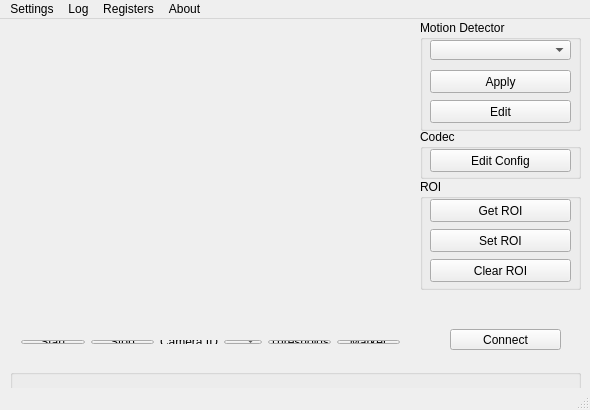
<?xml version="1.0" encoding="UTF-8"?>
<ui version="4.0">
 <class>MainWindow</class>
 <widget class="QMainWindow" name="MainWindow">
  <property name="geometry">
   <rect>
    <x>0</x>
    <y>0</y>
    <width>590</width>
    <height>410</height>
   </rect>
  </property>
  <property name="sizePolicy">
   <sizepolicy hsizetype="Fixed" vsizetype="Fixed">
    <horstretch>0</horstretch>
    <verstretch>0</verstretch>
   </sizepolicy>
  </property>
  <property name="minimumSize">
   <size>
    <width>590</width>
    <height>410</height>
   </size>
  </property>
  <property name="maximumSize">
   <size>
    <width>590</width>
    <height>410</height>
   </size>
  </property>
  <property name="windowTitle">
   <string>Configurer</string>
  </property>
  <property name="windowIcon">
   <iconset>
    <normaloff>../../../tmp/icons/Солдатик-пограничник.jpg</normaloff>../../../tmp/icons/Солдатик-пограничник.jpg</iconset>
  </property>
  <widget class="QWidget" name="centralWidget">
   <property name="sizePolicy">
    <sizepolicy hsizetype="Preferred" vsizetype="Preferred">
     <horstretch>0</horstretch>
     <verstretch>0</verstretch>
    </sizepolicy>
   </property>
   <widget class="QDSWidget" name="DSWidget" native="true">
    <property name="geometry">
     <rect>
      <x>50</x>
      <y>30</y>
      <width>320</width>
      <height>256</height>
     </rect>
    </property>
    <property name="mouseTracking">
     <bool>true</bool>
    </property>
    <widget class="QGroupBox" name="groupBox_4">
     <property name="geometry">
      <rect>
       <x>0</x>
       <y>330</y>
       <width>381</width>
       <height>31</height>
      </rect>
     </property>
     <property name="title">
      <string/>
     </property>
    </widget>
   </widget>
   <widget class="QGroupBox" name="groupBox">
    <property name="geometry">
     <rect>
      <x>420</x>
      <y>1</y>
      <width>161</width>
      <height>111</height>
     </rect>
    </property>
    <property name="title">
     <string>Motion Detector</string>
    </property>
    <widget class="QComboBox" name="DetectorPresetsList">
     <property name="geometry">
      <rect>
       <x>10</x>
       <y>20</y>
       <width>141</width>
       <height>20</height>
      </rect>
     </property>
    </widget>
    <widget class="QPushButton" name="EditDetectorSettings">
     <property name="geometry">
      <rect>
       <x>10</x>
       <y>80</y>
       <width>141</width>
       <height>23</height>
      </rect>
     </property>
     <property name="text">
      <string>Edit</string>
     </property>
    </widget>
    <widget class="QPushButton" name="ApplyDetectorSettings">
     <property name="geometry">
      <rect>
       <x>10</x>
       <y>50</y>
       <width>141</width>
       <height>23</height>
      </rect>
     </property>
     <property name="text">
      <string>Apply</string>
     </property>
    </widget>
   </widget>
   <widget class="QGroupBox" name="groupBox_2">
    <property name="geometry">
     <rect>
      <x>420</x>
      <y>110</y>
      <width>161</width>
      <height>50</height>
     </rect>
    </property>
    <property name="sizePolicy">
     <sizepolicy hsizetype="Preferred" vsizetype="Preferred">
      <horstretch>0</horstretch>
      <verstretch>0</verstretch>
     </sizepolicy>
    </property>
    <property name="title">
     <string>Codec</string>
    </property>
    <widget class="QPushButton" name="editCfg">
     <property name="geometry">
      <rect>
       <x>10</x>
       <y>20</y>
       <width>141</width>
       <height>23</height>
      </rect>
     </property>
     <property name="text">
      <string>Edit Config</string>
     </property>
    </widget>
   </widget>
   <widget class="QGroupBox" name="groupBox_3">
    <property name="enabled">
     <bool>true</bool>
    </property>
    <property name="geometry">
     <rect>
      <x>420</x>
      <y>160</y>
      <width>161</width>
      <height>111</height>
     </rect>
    </property>
    <property name="title">
     <string>ROI</string>
    </property>
    <widget class="QPushButton" name="downloadROI">
     <property name="geometry">
      <rect>
       <x>10</x>
       <y>20</y>
       <width>141</width>
       <height>23</height>
      </rect>
     </property>
     <property name="sizePolicy">
      <sizepolicy hsizetype="Minimum" vsizetype="Fixed">
       <horstretch>0</horstretch>
       <verstretch>0</verstretch>
      </sizepolicy>
     </property>
     <property name="text">
      <string>Get ROI</string>
     </property>
    </widget>
    <widget class="QPushButton" name="uploadROI">
     <property name="geometry">
      <rect>
       <x>10</x>
       <y>50</y>
       <width>141</width>
       <height>23</height>
      </rect>
     </property>
     <property name="sizePolicy">
      <sizepolicy hsizetype="Minimum" vsizetype="Fixed">
       <horstretch>0</horstretch>
       <verstretch>0</verstretch>
      </sizepolicy>
     </property>
     <property name="text">
      <string>Set ROI</string>
     </property>
    </widget>
    <widget class="QPushButton" name="clearROI">
     <property name="geometry">
      <rect>
       <x>10</x>
       <y>80</y>
       <width>141</width>
       <height>23</height>
      </rect>
     </property>
     <property name="text">
      <string>Clear ROI</string>
     </property>
    </widget>
   </widget>
   <widget class="QWidget" name="layoutWidget">
    <property name="geometry">
     <rect>
      <x>10</x>
      <y>310</y>
      <width>401</width>
      <height>26</height>
     </rect>
    </property>
    <layout class="QHBoxLayout" name="horizontalLayout">
     <item>
      <widget class="QPushButton" name="StartVideo">
       <property name="sizePolicy">
        <sizepolicy hsizetype="Minimum" vsizetype="Fixed">
         <horstretch>0</horstretch>
         <verstretch>0</verstretch>
        </sizepolicy>
       </property>
       <property name="maximumSize">
        <size>
         <width>68</width>
         <height>16777215</height>
        </size>
       </property>
       <property name="text">
        <string>Start</string>
       </property>
       <property name="checkable">
        <bool>true</bool>
       </property>
      </widget>
     </item>
     <item>
      <widget class="QPushButton" name="StopVideo">
       <property name="sizePolicy">
        <sizepolicy hsizetype="Minimum" vsizetype="Fixed">
         <horstretch>0</horstretch>
         <verstretch>0</verstretch>
        </sizepolicy>
       </property>
       <property name="maximumSize">
        <size>
         <width>68</width>
         <height>16777215</height>
        </size>
       </property>
       <property name="text">
        <string>Stop</string>
       </property>
       <property name="checkable">
        <bool>true</bool>
       </property>
      </widget>
     </item>
     <item>
      <spacer name="horizontalSpacer">
       <property name="orientation">
        <enum>Qt::Horizontal</enum>
       </property>
       <property name="sizeHint" stdset="0">
        <size>
         <width>31</width>
         <height>24</height>
        </size>
       </property>
      </spacer>
     </item>
     <item>
      <widget class="QLabel" name="label">
       <property name="text">
        <string>Camera ID</string>
       </property>
      </widget>
     </item>
     <item>
      <widget class="QComboBox" name="CameraID">
       <property name="maximumSize">
        <size>
         <width>40</width>
         <height>16777215</height>
        </size>
       </property>
       <property name="editable">
        <bool>false</bool>
       </property>
       <property name="currentIndex">
        <number>-1</number>
       </property>
       <property name="maxVisibleItems">
        <number>4</number>
       </property>
       <property name="maxCount">
        <number>4</number>
       </property>
       <property name="minimumContentsLength">
        <number>1</number>
       </property>
      </widget>
     </item>
     <item>
      <widget class="QPushButton" name="Thresholds">
       <property name="maximumSize">
        <size>
         <width>68</width>
         <height>16777215</height>
        </size>
       </property>
       <property name="text">
        <string>Thresholds</string>
       </property>
       <property name="checkable">
        <bool>true</bool>
       </property>
      </widget>
     </item>
     <item>
      <widget class="QPushButton" name="Marker">
       <property name="sizePolicy">
        <sizepolicy hsizetype="Minimum" vsizetype="Fixed">
         <horstretch>0</horstretch>
         <verstretch>0</verstretch>
        </sizepolicy>
       </property>
       <property name="maximumSize">
        <size>
         <width>68</width>
         <height>16777215</height>
        </size>
       </property>
       <property name="text">
        <string>Marker</string>
       </property>
       <property name="checkable">
        <bool>true</bool>
       </property>
      </widget>
     </item>
    </layout>
   </widget>
   <widget class="QLabel" name="statText">
    <property name="geometry">
     <rect>
      <x>20</x>
      <y>351</y>
      <width>541</width>
      <height>21</height>
     </rect>
    </property>
    <property name="font">
     <font>
      <family>Microsoft Sans Serif</family>
      <pointsize>8</pointsize>
      <weight>50</weight>
      <bold>false</bold>
      <kerning>false</kerning>
     </font>
    </property>
    <property name="text">
     <string/>
    </property>
   </widget>
   <widget class="QGroupBox" name="groupBox_5">
    <property name="geometry">
     <rect>
      <x>10</x>
      <y>350</y>
      <width>571</width>
      <height>25</height>
     </rect>
    </property>
    <property name="title">
     <string/>
    </property>
   </widget>
   <widget class="QPushButton" name="connectButton">
    <property name="geometry">
     <rect>
      <x>450</x>
      <y>310</y>
      <width>111</width>
      <height>21</height>
     </rect>
    </property>
    <property name="text">
     <string>Connect</string>
    </property>
   </widget>
   <zorder>groupBox_3</zorder>
   <zorder>DSWidget</zorder>
   <zorder>groupBox</zorder>
   <zorder>groupBox_2</zorder>
   <zorder>layoutWidget</zorder>
   <zorder>statText</zorder>
   <zorder>groupBox_5</zorder>
   <zorder>connectButton</zorder>
  </widget>
  <widget class="QMenuBar" name="menuBar">
   <property name="geometry">
    <rect>
     <x>0</x>
     <y>0</y>
     <width>590</width>
     <height>21</height>
    </rect>
   </property>
   <widget class="QMenu" name="menuSettings">
    <property name="title">
     <string>Settings</string>
    </property>
    <widget class="QMenu" name="menuLanguage_Select">
     <property name="title">
      <string>Language Select</string>
     </property>
     <addaction name="actionEnglish"/>
     <addaction name="actionRussian"/>
    </widget>
    <addaction name="menuLanguage_Select"/>
    <addaction name="actionPort_Config"/>
    <addaction name="actionErase_Config"/>
   </widget>
   <widget class="QMenu" name="menuLog">
    <property name="geometry">
     <rect>
      <x>397</x>
      <y>99</y>
      <width>135</width>
      <height>94</height>
     </rect>
    </property>
    <property name="title">
     <string>Log</string>
    </property>
    <addaction name="actionShowLog"/>
    <addaction name="actionLogSettings"/>
   </widget>
   <widget class="QMenu" name="menuRegisters">
    <property name="title">
     <string>Registers</string>
    </property>
    <addaction name="actionEdit"/>
    <addaction name="actionCamera"/>
    <addaction name="actionVideo_Sensor"/>
   </widget>
   <addaction name="menuSettings"/>
   <addaction name="menuLog"/>
   <addaction name="menuRegisters"/>
   <addaction name="menuAbout"/>
  </widget>
  <widget class="QStatusBar" name="statusBar"/>
  <action name="actionLanguage_Select">
   <property name="text">
    <string>Language Select</string>
   </property>
  </action>
  <action name="actionErase_Config">
   <property name="enabled">
    <bool>false</bool>
   </property>
   <property name="text">
    <string>Erase Config</string>
   </property>
  </action>
  <action name="actionEnglish">
   <property name="checkable">
    <bool>true</bool>
   </property>
   <property name="text">
    <string>English</string>
   </property>
  </action>
  <action name="actionRussian">
   <property name="checkable">
    <bool>true</bool>
   </property>
   <property name="text">
    <string>Русский</string>
   </property>
  </action>
  <action name="actionShowLog">
   <property name="enabled">
    <bool>true</bool>
   </property>
   <property name="text">
    <string>Show</string>
   </property>
  </action>
  <action name="actionLogSettings">
   <property name="enabled">
    <bool>false</bool>
   </property>
   <property name="text">
    <string>Set</string>
   </property>
  </action>
  <action name="actionCOM1">
   <property name="checkable">
    <bool>true</bool>
   </property>
   <property name="text">
    <string>COM1</string>
   </property>
  </action>
  <action name="actionCOM2">
   <property name="checkable">
    <bool>true</bool>
   </property>
   <property name="text">
    <string>COM2</string>
   </property>
  </action>
  <action name="actionCOM3">
   <property name="checkable">
    <bool>true</bool>
   </property>
   <property name="text">
    <string>COM3</string>
   </property>
  </action>
  <action name="actionCOM4">
   <property name="checkable">
    <bool>true</bool>
   </property>
   <property name="text">
    <string>COM4</string>
   </property>
  </action>
  <action name="actionPort_Config">
   <property name="text">
    <string>Port Config</string>
   </property>
  </action>
  <action name="actionEdit">
   <property name="text">
    <string>Edit</string>
   </property>
  </action>
  <action name="actionCamera">
   <property name="checkable">
    <bool>false</bool>
   </property>
   <property name="enabled">
    <bool>false</bool>
   </property>
   <property name="text">
    <string>Camera</string>
   </property>
   <property name="visible">
    <bool>true</bool>
   </property>
  </action>
  <action name="menuAbout">
   <property name="text">
    <string>About</string>
   </property>
  </action>
  <action name="actionVideo_Sensor">
   <property name="text">
    <string>Video Sensor</string>
   </property>
  </action>
 </widget>
 <layoutdefault spacing="6" margin="11"/>
 <customwidgets>
  <customwidget>
   <class>QDSWidget</class>
   <extends>QWidget</extends>
   <header location="global">qdswidget.h</header>
   <container>1</container>
   <slots>
    <slot>Play()</slot>
    <slot>Stop()</slot>
    <slot>DownloadROI()</slot>
    <slot>UploadROI()</slot>
    <slot>ChangeMarkerMode()</slot>
    <slot>ClearROI()</slot>
   </slots>
  </customwidget>
 </customwidgets>
 <tabstops>
  <tabstop>StartVideo</tabstop>
  <tabstop>StopVideo</tabstop>
  <tabstop>DetectorPresetsList</tabstop>
 </tabstops>
 <resources/>
 <connections>
  <connection>
   <sender>StartVideo</sender>
   <signal>clicked()</signal>
   <receiver>DSWidget</receiver>
   <slot>Play()</slot>
   <hints>
    <hint type="sourcelabel">
     <x>69</x>
     <y>354</y>
    </hint>
    <hint type="destinationlabel">
     <x>103</x>
     <y>306</y>
    </hint>
   </hints>
  </connection>
  <connection>
   <sender>StopVideo</sender>
   <signal>clicked()</signal>
   <receiver>DSWidget</receiver>
   <slot>Stop()</slot>
   <hints>
    <hint type="sourcelabel">
     <x>152</x>
     <y>354</y>
    </hint>
    <hint type="destinationlabel">
     <x>191</x>
     <y>306</y>
    </hint>
   </hints>
  </connection>
  <connection>
   <sender>downloadROI</sender>
   <signal>clicked()</signal>
   <receiver>DSWidget</receiver>
   <slot>DownloadROI()</slot>
   <hints>
    <hint type="sourcelabel">
     <x>430</x>
     <y>233</y>
    </hint>
    <hint type="destinationlabel">
     <x>307</x>
     <y>306</y>
    </hint>
   </hints>
  </connection>
  <connection>
   <sender>uploadROI</sender>
   <signal>clicked()</signal>
   <receiver>DSWidget</receiver>
   <slot>UploadROI()</slot>
   <hints>
    <hint type="sourcelabel">
     <x>430</x>
     <y>263</y>
    </hint>
    <hint type="destinationlabel">
     <x>369</x>
     <y>306</y>
    </hint>
   </hints>
  </connection>
  <connection>
   <sender>Marker</sender>
   <signal>clicked()</signal>
   <receiver>DSWidget</receiver>
   <slot>ChangeMarkerMode()</slot>
   <hints>
    <hint type="sourcelabel">
     <x>390</x>
     <y>354</y>
    </hint>
    <hint type="destinationlabel">
     <x>369</x>
     <y>306</y>
    </hint>
   </hints>
  </connection>
  <connection>
   <sender>clearROI</sender>
   <signal>clicked()</signal>
   <receiver>DSWidget</receiver>
   <slot>ClearROI()</slot>
   <hints>
    <hint type="sourcelabel">
     <x>430</x>
     <y>293</y>
    </hint>
    <hint type="destinationlabel">
     <x>369</x>
     <y>306</y>
    </hint>
   </hints>
  </connection>
 </connections>
</ui>
